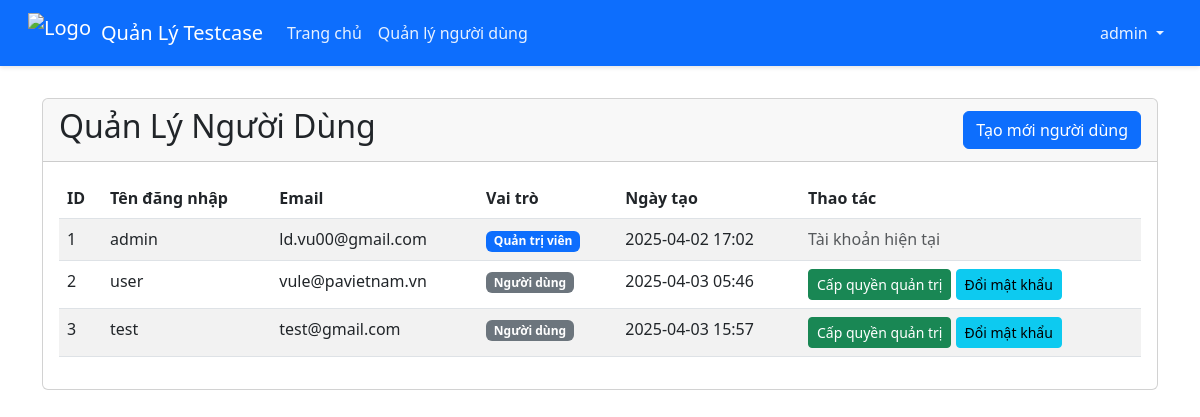
The app's page /auth/users (signed in) with its own data.
### models/user.py (models this page shows, shortened)
class User(db.Model):
    id = db.Column(db.Integer, primary_key=True)
    username = db.Column(db.String(64), unique=True, nullable=False)
    email = db.Column(db.String(120), unique=True, nullable=False)
    password_hash = db.Column(db.String(128))
    is_admin = db.Column(db.Boolean, default=False)
    created_at = db.Column(db.DateTime, default=datetime.utcnow)
    testcase_sets = db.relationship('TestCaseSet', backref='user', lazy=True)

### routes/auth.py (the view)
@auth_bp.route('/users')
@admin_required
def user_list():
    users = User.query.all()
    return render_template('auth/user_list.html', users=users)

### app.py (called while the page is built)
@app.context_processor
def inject_session():
    from flask import session
    return dict(session=session)

@app.after_request
def add_header(response):
    response.headers['Cache-Control'] = 'no-store'
    response.headers['Pragma'] = 'no-cache'
    response.headers['Expires'] = '0'
    return response

### routes/auth.py (called while the page is built)
def admin_required(f):
    @wraps(f)
    def decorated_function(*args, **kwargs):
        if 'user_id' not in session:
            flash('Vui lòng đăng nhập để tiếp tục', 'warning')
            return redirect(url_for('auth.login', next=request.url))
        user = User.query.get(session['user_id'])
        if not user or not user.is_admin:
            flash('Bạn không có quyền truy cập trang này', 'danger')
            return redirect(url_for('dashboard'))
        return f(*args, **kwargs)
    return decorated_function

### templates/auth/user_list.html (shortened to what this page needs)
{% extends 'base.html' %}
{% block content %}
<div class="card">
    <div class="card-header d-flex justify-content-between align-items-center">
        <h2>Quản Lý Người Dùng</h2>
        <a href="{{ url_for('auth.create_user') }}" class="btn btn-primary">Tạo mới người dùng</a>
    </div>
    <div class="card-body">
        <div class="table-responsive">
            <table class="table table-striped table-hover">
                <thead>
                    <tr>
                        <th>ID</th>
                        <th>Tên đăng nhập</th>
                        <th>Email</th>
                        <th>Vai trò</th>
                        <th>Ngày tạo</th>
                        <th>Thao tác</th>
                    </tr>
                </thead>
                <tbody>
                    {% for user in users %}
                    <tr>
                        <td>{{ user.id }}</td>
                        <td>{{ user.username }}</td>
                        <td>{{ user.email }}</td>
                        <td>
                            <span class="badge {% if user.is_admin %}bg-primary{% else %}bg-secondary{% endif %}">
                                {% if user.is_admin %}Quản trị viên{% else %}Người dùng{% endif %}
                            </span>
                        </td>
                        <td>{{ user.created_at.strftime('%Y-%m-%d %H:%M') }}</td>
                        <td>
                            {% if user.id != session.user_id %}
                            <form action="{{ url_for('auth.toggle_admin', id=user.id) }}" method="post" class="d-inline">
                                <button type="submit" class="btn btn-sm {% if user.is_admin %}btn-warning{% else %}btn-success{% endif %}">
                                    {% if user.is_admin %}Thu hồi quyền quản trị{% else %}Cấp quyền quản trị{% endif %}
                                </button>
                            </form>
                            <a href="{{ url_for('auth.reset_user_password', id=user.id) }}" class="btn btn-sm btn-info">
                                Đổi mật khẩu
                            </a>
                            {% else %}
                            <span class="text-muted">Tài khoản hiện tại</span>
                            {% endif %}
                        </td>
                    </tr>
                    {% endfor %}
                </tbody>
            </table>
        </div>
    </div>
</div>
{% endblock %}

### templates/base.html (shortened to what this page needs)
<!DOCTYPE html>
<html lang="vi">
<head>
    <link href="https://cdn.jsdelivr.net/npm/bootstrap@5.3.0-alpha1/dist/css/bootstrap.min.css" rel="stylesheet">
    <link rel="stylesheet" href="https://cdnjs.cloudflare.com/ajax/libs/font-awesome/6.0.0-beta3/css/all.min.css">
</head>
<body>
    <nav class="navbar navbar-expand-lg navbar-dark">
        <div class="container-fluid">
            <a class="navbar-brand d-flex align-items-center" href="{{ url_for('dashboard') }}">
                <img src="{{ url_for('static', filename='css/image.png') }}" alt="Logo">
                <span>Quản Lý Testcase</span>
            </a>
            <div class="collapse navbar-collapse" id="navbarNav">
                <ul class="navbar-nav">
                    {% if session.user_id %}
                    <li class="nav-item">
                        <a class="nav-link" href="{{ url_for('dashboard') }}">Trang chủ</a>
                    </li>
                    {% if session.is_admin %}
                    <li class="nav-item">
                        <a class="nav-link" href="{{ url_for('auth.user_list') }}">Quản lý người dùng</a>
                    </li>
                    {% endif %}
                    {% endif %}
                </ul>
                <ul class="navbar-nav ms-auto">
                    {% if session.user_id %}
                    <li class="nav-item dropdown">
                        <a class="nav-link dropdown-toggle" href="#" id="navbarDropdown" role="button" data-bs-toggle="dropdown" aria-expanded="false">
                            {{ session.username }}
                        </a>
                    </li>
                    {% endif %}
                </ul>
            </div>
        </div>
    </nav>
    <div class="container">
        {% block content %}{% endblock %}
    </div>
</body>
</html>

### templates/base.html (style rules this page uses)
.container { margin-top: 2rem; }
.badge.bg-secondary { background-color: #6c757d !important; }
.navbar { background-color: #0d6efd !important; padding: 0.5rem 1rem; box-shadow: 0 2px 4px rgba(0,0,0,0.1); }
.navbar-brand img { height: 40px; margin-right: 10px; }
.nav-link { color: rgba(255,255,255,0.9) !important; font-weight: 500; padding: 0.5rem 1rem; }
.btn-primary { background-color: #0d6efd; border-color: #0d6efd; }

### records on screen
User: username "admin", id "1", email "ld.vu00@gmail.com", is_admin "Quản trị viên", created_at "2025-04-02 17:02", shows "Tài khoản hiện tại"
User: id "2", username "user", email "vule@pavietnam.vn", is_admin "Người dùng", created_at "2025-04-03 05:46"
User: id "3", username "test", email "test@gmail.com", is_admin "Người dùng", created_at "2025-04-03 15:57"
